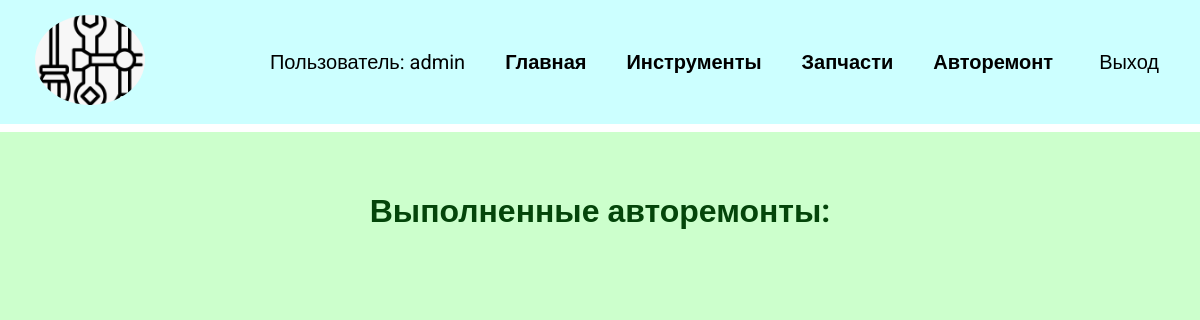
The app's page /telog_spparts/current_new_repairs/completed/ (signed in), older data.
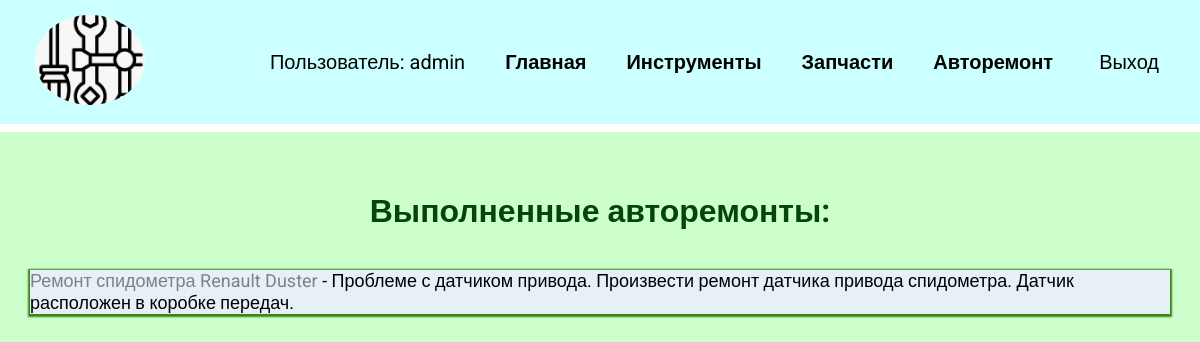
The same page, newer data.
### telog_spparts/models.py (models this page shows, shortened)
class Repairs(models.Model):
    title = models.CharField(max_length=100)  # , verbose_name="Наименование ремонта"
    rep_memo = models.TextField(blank=True)  # его описание (записка)
    date_creation = models.DateTimeField(auto_now_add=True)  # Создано
    ready = models.DateTimeField(blank=True, null=True)  # Завершено
    priority_rep = models.BooleanField(default=False)  # Приоритет
    user_performer = models.ForeignKey(  # performer - пользователь_исполнитель
        User,
        on_delete=models.SET_NULL,
        null=True,  # Обязательно для SET_NULL
        blank=True  # Позволяет оставлять поле пустым
    )

### telog_spparts/views.py (the view)
# urls.py: path('current_new_repairs/completed/', views.completed_repairs, name='completed_reps'),
@login_required
def completed_repairs(request):
    repairs = Repairs.objects.filter(user_performer=request.user, ready__isnull=False).order_by('-ready')
    return render(request, 'telog_spparts/completed_reps.html', {'repairs': repairs})

### telog_spparts/templates/telog_spparts/completed_reps.html
{% extends 'techlog_tools/base.html' %}
{% block content %}
<h1 class="h1reprs">Выполненные авторемонты:</h1>
<ul style="list-style-type: none; padding-left: 0;">
    {% for repair in repairs %}
    <li>
        {% if repair.ready %}
        <p class="cvgrey">{{ repair.title }}</p>
        {% endif %}
        {% if repair.rep_memo %}
        - {{ repair.rep_memo }}
        {% endif %}
    </li>
    {% endfor %}
</ul>
{% endblock %}

Row changes from the older to the newer data that the page shows:
now on this page (row edited): Repairs: title "Ремонт спидометра Renault Duster", rep_memo "Проблеме с датчиком привода. Произвести ремонт датчика привода спидометра. Датчик расположен в коробке передач."
